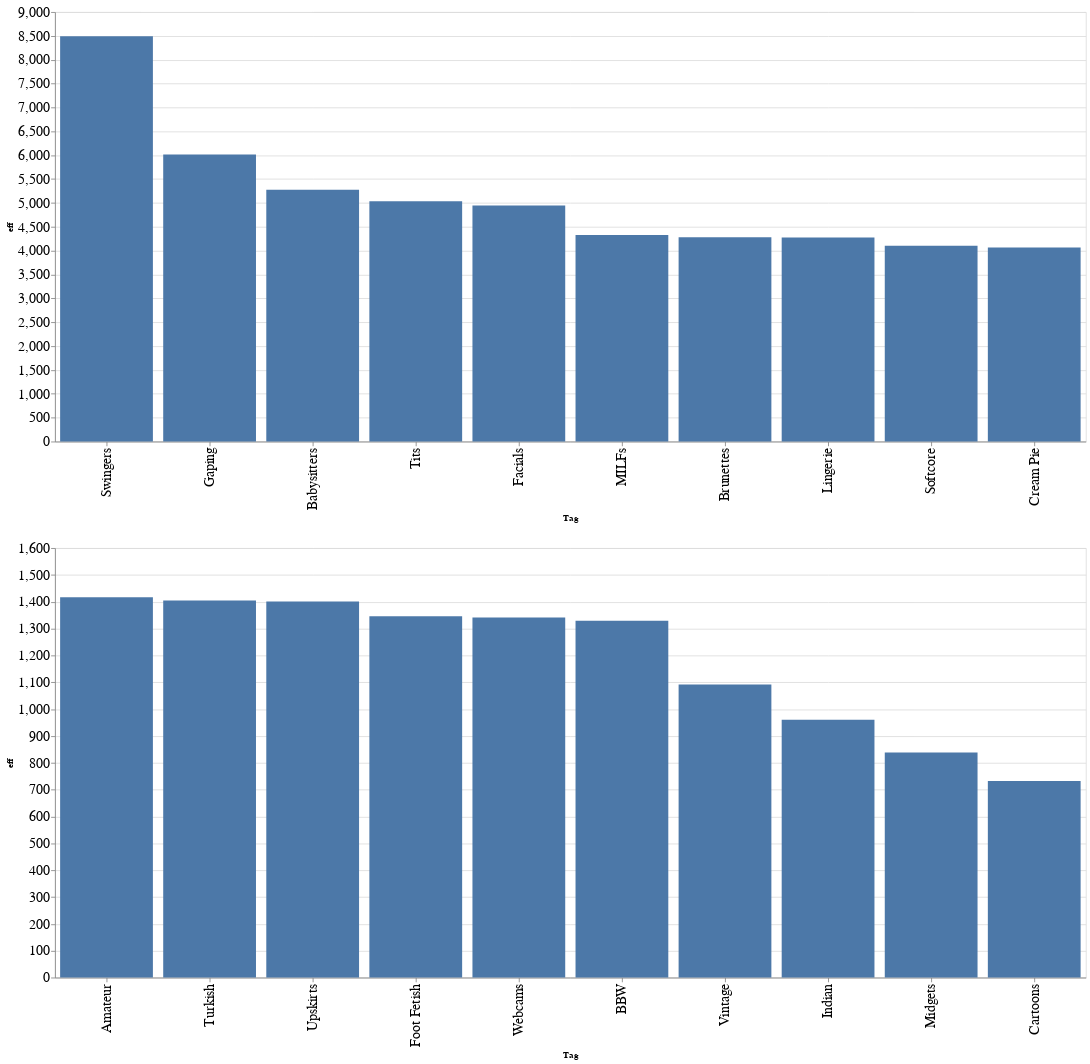

Notebook source saved alongside this figure:
### Code cell
# PLoting the top ones and last ones

upper = (
    alt.Chart(tag_eff[:10])
    .mark_bar()
    .encode(alt.X("Tag", sort="-y"), y="eff",)
    .properties(width=1200, height=500)
)

lower = (
    alt.Chart(tag_eff[-10:])
    .mark_bar()
    .encode(alt.X("Tag", sort="-y"), y="eff")
    .properties(width=1200, height=500)
)

alt.vconcat(upper, lower).configure_axis(labelFontSize=16)

### Figure 1 — Vega-Lite specification as saved in the notebook (floating-point values rounded to 4 significant figures)
{"config": {"view": {"continuousWidth": 400, "continuousHeight": 300}, "axis": {"labelFontSize": 16}}, "vconcat": [{"data": {"name": "data-bb8930d3ac86d7b1c37a4d96427a7863"}, "mark": "bar", "encoding": {"x": {"field": "Tag", "sort": "-y", "type": "nominal"}, "y": {"field": "eff", "type": "quantitative"}}, "height": 500, "width": 1200}, {"data": {"name": "data-5a11a590f4a1730df43a882e648bceda"}, "mark": "bar", "encoding": {"x": {"field": "Tag", "sort": "-y", "type": "nominal"}, "y": {"field": "eff", "type": "quantitative"}}, "height": 500, "width": 1200}], "$schema": "https://vega.github.io/schema/vega-lite/v4.17.0.json", "datasets": {"data-bb8930d3ac86d7b1c37a4d96427a7863": [{"Tag": "Swingers", "total": 2981.0, "nb_views": 25270000.0, "nb_votes": 40700.0, "nb_comments": 4228.0, "eff": 8492.0}, {"Tag": "Gaping", "total": 2760.0, "nb_views": 16560000.0, "nb_votes": 33660.0, "nb_comments": 3405.0, "eff": 6013.0}, {"Tag": "Babysitters", "total": 614.0, "nb_views": 3232000.0, "nb_votes": 5679.0, "nb_comments": 452.0, "eff": 5274.0}, {"Tag": "Tits", "total": 19420.0, "nb_views": 97580000.0, "nb_votes": 173600.0, "nb_comments": 18840.0, "eff": 5036.0}, {"Tag": "Facials", "total": 21720.0, "nb_views": 107200000.0, "nb_votes": 201800.0, "nb_comments": 21540.0, "eff": 4944.0}, {"Tag": "MILFs", "total": 34330.0, "nb_views": 148300000.0, "nb_votes": 259600.0, "nb_comments": 27940.0, "eff": 4329.0}, {"Tag": "Brunettes", "total": 28430.0, "nb_views": 121500000.0, "nb_votes": 218200.0, "nb_comments": 23390.0, "eff": 4282.0}, {"Tag": "Lingerie", "total": 5161.0, "nb_views": 22020000.0, "nb_votes": 36350.0, "nb_comments": 4123.0, "eff": 4275.0}, {"Tag": "Softcore", "total": 6683.0, "nb_views": 27370000.0, "nb_votes": 41490.0, "nb_comments": 3779.0, "eff": 4102.0}, {"Tag": "Cream Pie", "total": 10040.0, "nb_views": 40730000.0, "nb_votes": 73410.0, "nb_comments": 7822.0, "eff": 4065.0}], "data-5a11a590f4a1730df43a882e648bceda": [{"Tag": "Amateur", "total": 207400.0, "nb_views": 293300000.0, "nb_votes": 581200.0, "nb_comments": 67260.0, "eff": 1417.0}, {"Tag": "Turkish", "total": 2238.0, "nb_views": 3139000.0, "nb_votes": 4711.0, "nb_comments": 665.0, "eff": 1405.0}, {"Tag": "Upskirts", "total": 11130.0, "nb_views": 15560000.0, "nb_votes": 30560.0, "nb_comments": 3686.0, "eff": 1401.0}, {"Tag": "Foot Fetish", "total": 8220.0, "nb_views": 11040000.0, "nb_votes": 21250.0, "nb_comments": 2462.0, "eff": 1346.0}, {"Tag": "Webcams", "total": 34940.0, "nb_views": 46720000.0, "nb_votes": 103500.0, "nb_comments": 12760.0, "eff": 1341.0}, {"Tag": "BBW", "total": 32750.0, "nb_views": 43440000.0, "nb_votes": 87920.0, "nb_comments": 11840.0, "eff": 1329.0}, {"Tag": "Vintage", "total": 20110.0, "nb_views": 21920000.0, "nb_votes": 40620.0, "nb_comments": 3876.0, "eff": 1092.0}, {"Tag": "Indian", "total": 3944.0, "nb_views": 3778000.0, "nb_votes": 6655.0, "nb_comments": 852.0, "eff": 960.0}, {"Tag": "Midgets", "total": 389.0, "nb_views": 325200.0, "nb_votes": 776.0, "nb_comments": 69.0, "eff": 838.0}, {"Tag": "Cartoons", "total": 1418.0, "nb_views": 1037000.0, "nb_votes": 1429.0, "nb_comments": 125.0, "eff": 732.0}]}}
